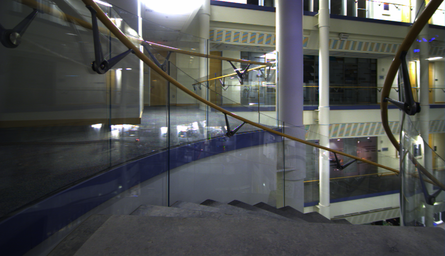
%> input picture vulcanImages/resized_vulcanImages/1_arc_away.png, 445 x 256 px
$ octave get_edges.m   (GNU Octave 9; MATLAB toolbox functions it lacks are replaced by stand-ins)
%> lines starting %> are read from the running program, lines starting %| are printed output that depends on the picture; in (x1, y1, x2, y2) boxes, pixels count from 0 and x2, y2 are one past the last pixel; in counts of white or black regions, pixels touching at a corner belong together; the program's own positions count from 1
im = imread('1_arc_away.png');
%> im is the input picture: size 256x445x3 uint8; mean R, G, B 79.1, 81, 80.3
im = rgb2gray(im);
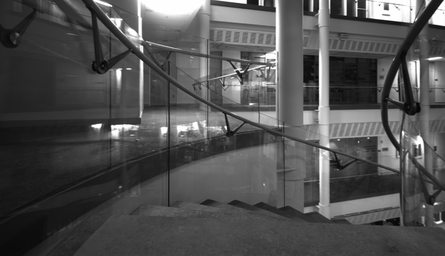
%> im: size 256x445 uint8; min 3, max 255, mean 80.4
im = imgaussfilt(im, 1.3);
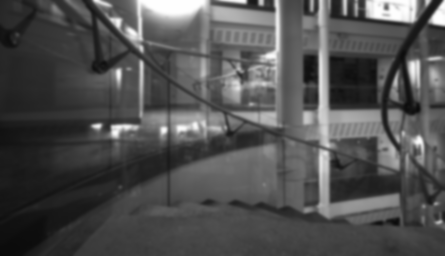
%> im: size 256x445 uint8; min 10, max 254, mean 80.4

[~, threshold] = edge(im, 'approxcanny');
%> threshold = [0.082 0.205]
fudgeFactor  = 1.5;

% [im_edge, threshold] = edge(im, 'approxcanny', threshold * fudgeFactor );
[im_edge, threshold] = edge(im, 'approxcanny' );
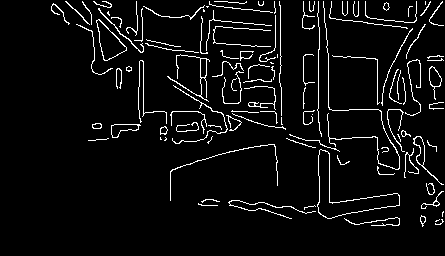
%> im_edge: size 256x445 logical; 5.4% white in thin lines or dots, all inside (x1, y1, x2, y2) = (51, 1, 444, 227)

imshow(im_edge);


% TODO: potetially
% - compare observed edges with depth image gradiants
% - For significant edges that appear to be in both depth and real image,
% track that section of the image and evaluate the edge displacement

$ run again, with vulcanImages/resized_vulcanImages/elevator3.png copied over vulcanImages/resized_vulcanImages/1_arc_away.png
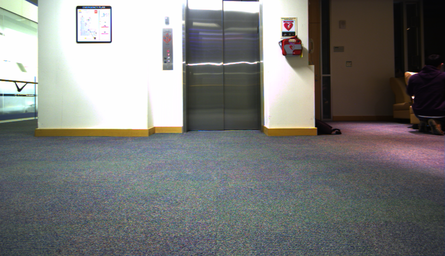
%> input picture vulcanImages/resized_vulcanImages/elevator3.png, 445 x 256 px
%> im is the input picture: size 256x445x3 uint8; mean R, G, B 122.5, 123.4, 121.5
%> `im = imgaussfilt(im, 1.3);`:
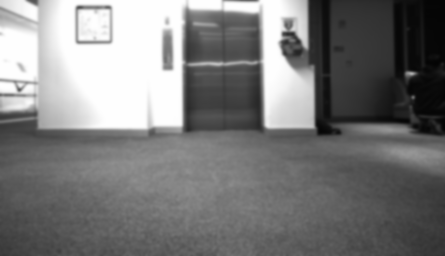
%> im: size 256x445 uint8; min 4, max 254, mean 122.9
%> threshold = [0.107 0.268]
%> `[im_edge, threshold] = edge(im, 'approxcanny' );`:
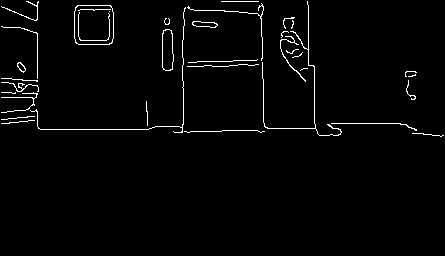
%> im_edge: size 256x445 logical; 2.1% white in thin lines or dots, all inside (x1, y1, x2, y2) = (1, 1, 444, 137)

$ run again, with vulcanImages/resized_vulcanImages/rsz_corridoor_slow.png copied over vulcanImages/resized_vulcanImages/1_arc_away.png
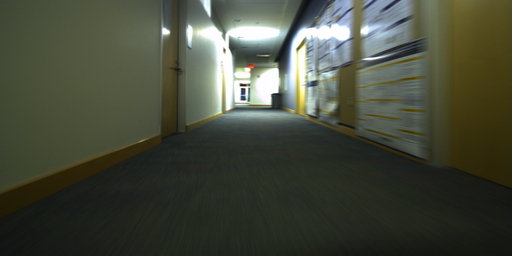
%> input picture vulcanImages/resized_vulcanImages/rsz_corridoor_slow.png, 512 x 256 px
%> im is the input picture: size 256x512x3 uint8; mean R, G, B 69.9, 74.2, 59.5
%> `im = rgb2gray(im);`:
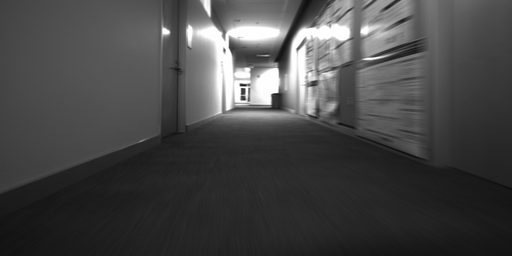
%> im: size 256x512 uint8; min 11, max 255, mean 71.2
%> threshold = [0.0711 0.178]
%> `[im_edge, threshold] = edge(im, 'approxcanny' );`:
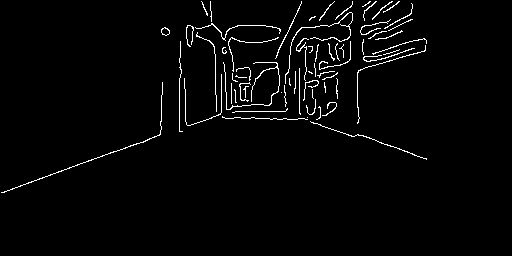
%> im_edge: size 256x512 logical; 2.4% white in thin lines or dots, all inside (x1, y1, x2, y2) = (1, 1, 427, 193)
